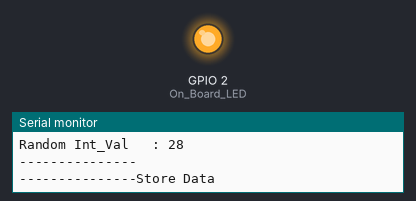
This sketch was run on a simulated ESP8266 (NodeMCU). Parts: output pins drawn as LEDs (lit = HIGH), the last lines printed to the serial monitor. WiFi joins after 1.5 s; servers stay silent unless stated; random numbers use the default seed unless the sketch sets one.

Above: at 1.67 s.
At 6.6 s:
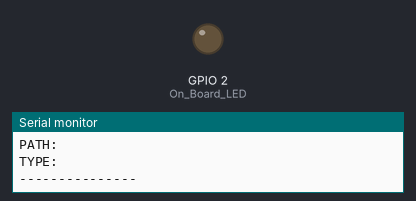
Timing chart, 0 to 14.5 s (numbered marks = the images above):
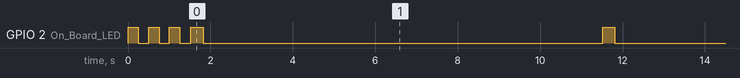

Measured:
- by itself, GPIO 2 (On_Board_LED): HIGH → LOW at 0.25 s, → HIGH 0.25 s later, → LOW 0.25 s later, → HIGH 0.25 s later, … (31 changes in this stretch)

The sketch:

store.ino
```cpp
//libraries
#if defined(ESP32)
  #include <WiFi.h>
#elif defined(ESP8266)
  #include <ESP8266WiFi.h>
#endif
#include <Firebase_ESP_Client.h>

//network credentials
#define WIFI_SSID "REPLACE_WITH_YOUR_SSID"
#define WIFI_PASSWORD "REPLACE_WITH_YOUR_PASSWORD"

//token generation process info
#include "addons/TokenHelper.h"

//RTDB payload printing info and other helper functions
#include "addons/RTDBHelper.h"

// Defines the Digital Pin of the "On Board LED".
#define On_Board_LED 2

// Insert Firebase project API Key & Database URL
#define API_KEY "REPLACE_WITH_YOUR_FIREBASE_PROJECT_API_KEY"
#define DATABASE_URL "https://location-db-8a93a-default-rtdb.asia-southeast1.firebasedatabase.app/"

FirebaseData fbdo;
FirebaseAuth auth;
FirebaseConfig config;

unsigned long sendDataPrevMillis = 0;
const long sendDataIntervalMillis = 10000; //Sends/stores data to firebase database every 10 seconds.

bool signupOK = false;
float store_random_Float_Val;
int store_random_Int_Val;

void setup() {
  Serial.begin(115200);
  Serial.println();

  pinMode(On_Board_LED, OUTPUT);

  //Connecting the WiFi on the ESP32 to the WiFi Router/Hotspot
  WiFi.mode(WIFI_STA);
  WiFi.begin(WIFI_SSID, WIFI_PASSWORD);
  Serial.println("---------------Connection");
  Serial.print("Connecting to : ");
  Serial.println(WIFI_SSID);
  while (WiFi.status() != WL_CONNECTED){
    Serial.print(".");
    digitalWrite(On_Board_LED, HIGH);
    delay(250);
    digitalWrite(On_Board_LED, LOW);
    delay(250);
  }
  digitalWrite(On_Board_LED, LOW);
  Serial.println();
  Serial.print("Successfully connected to : ");
  Serial.println(WIFI_SSID);
  //Serial.print("IP : ");
  //Serial.println(WiFi.localIP());
  Serial.println("---------------");

  config.api_key = API_KEY;
  config.database_url = DATABASE_URL;

  Serial.println();
  Serial.println("---------------Sign up");
  Serial.print("Sign up new user... ");
  if (Firebase.signUp(&config, &auth, "", "")){
    Serial.println("ok");
    signupOK = true;
  }
  else{
    Serial.printf("%s\n", config.signer.signupError.message.c_str());
  }
  Serial.println("---------------");

  // Assign the callback function for the long running token generation task.
  config.token_status_callback = tokenStatusCallback; //--> see addons/TokenHelper.h

  Firebase.begin(&config, &auth);
  Firebase.reconnectWiFi(true);
}

void loop() {
  if (Firebase.ready() && signupOK && (millis() - sendDataPrevMillis > sendDataIntervalMillis || sendDataPrevMillis == 0)){
    sendDataPrevMillis = millis();

    //---------------------------------------- Generate random values.
    int randNumber = random(15, 40);
    float f = (float)randNumber / 1.01;
    int i = (int(f*100));
    store_random_Float_Val = float(i) / 100;
    store_random_Int_Val = random(10, 99);
    Serial.println();
    Serial.println("---------------Random Value");
    Serial.print("Random Float_Val : ");
    Serial.println(store_random_Float_Val);
    Serial.print("Random Int_Val   : ");
    Serial.println(store_random_Int_Val);
    Serial.println("---------------");

    //Send/store data to the firebase database
    Serial.println();
    Serial.println("---------------Store Data");
    digitalWrite(On_Board_LED, HIGH);

    // Write an Int number on the database path test/random_Float_Val.
    if (Firebase.RTDB.setFloat(&fbdo, "Test/random_Float_Val", store_random_Float_Val)) {
      Serial.println("PASSED");
      Serial.println("PATH: " + fbdo.dataPath());
      Serial.println("TYPE: " + fbdo.dataType());
    }
    else {
      Serial.println("FAILED");
      Serial.println("REASON: " + fbdo.errorReason());
    }

    // Write an Float number on the database path test/random_Int_Val.
    if (Firebase.RTDB.setInt(&fbdo, "Test/random_Int_Val", store_random_Int_Val)) {
      Serial.println("PASSED");
      Serial.println("PATH: " + fbdo.dataPath());
      Serial.println("TYPE: " + fbdo.dataType());
    }
    else {
      Serial.println("FAILED");
      Serial.println("REASON: " + fbdo.errorReason());
    }

    digitalWrite(On_Board_LED, LOW);
    Serial.println("---------------");
  }
}
```
